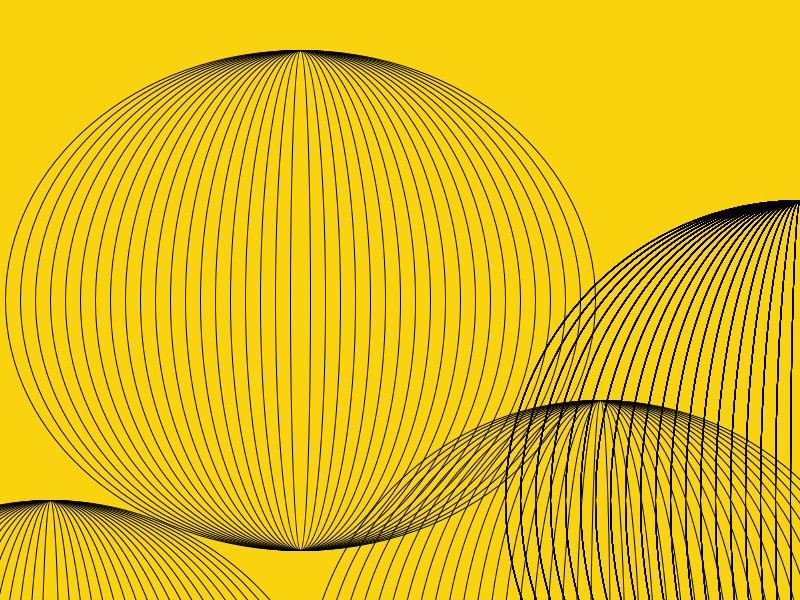
Frame 1 (no input)
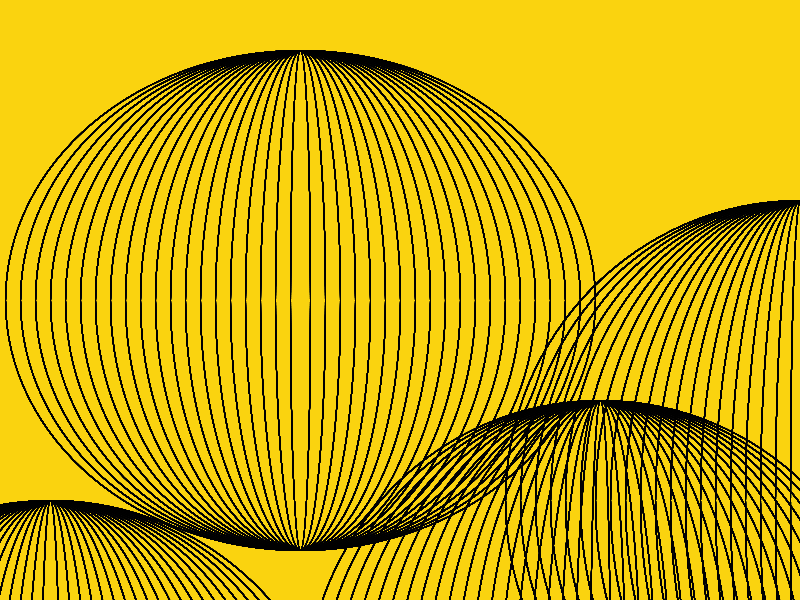
Frame 60 (the mouse pressed at the canvas centre just before this capture)
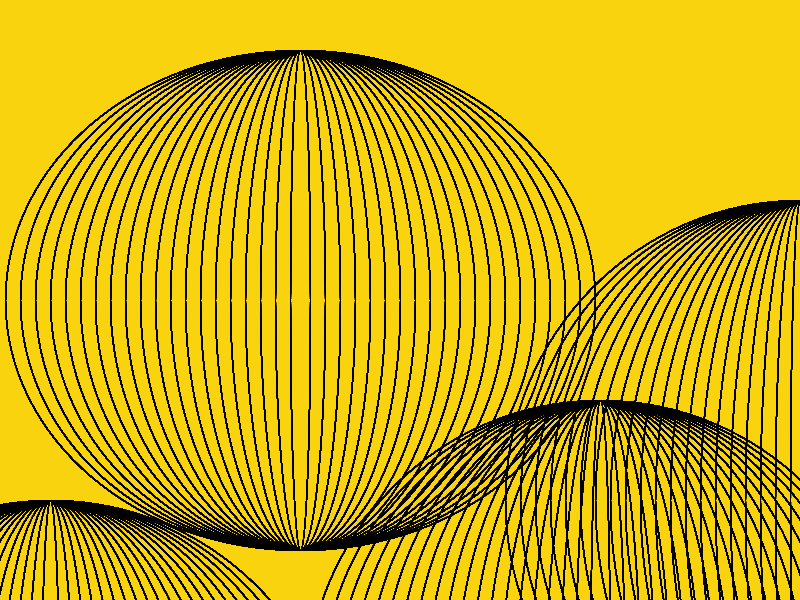
Frame 120 (the mouse held since frame 60 and released just before this capture)

The Processing sketch that drew these frames (run headless with seeded random() and noise(); from frame 60 on, the mouse is pressed at the canvas centre):

// Processing sketch: processing_16067
// ── processing_16067.pde

void setup (){
size (800, 600);
background (250, 211, 15);
}

void draw (){
 noFill();
for (int y = 20; y <= 600; y += 30) {
for (int x = 20; x <= 600; x += 30) 
ellipse (800, 500, y, 600);
ellipse (600, 700, y, 600);
ellipse (50, 800, y, 600);
ellipse (300, 300, y, 500);
}

}
